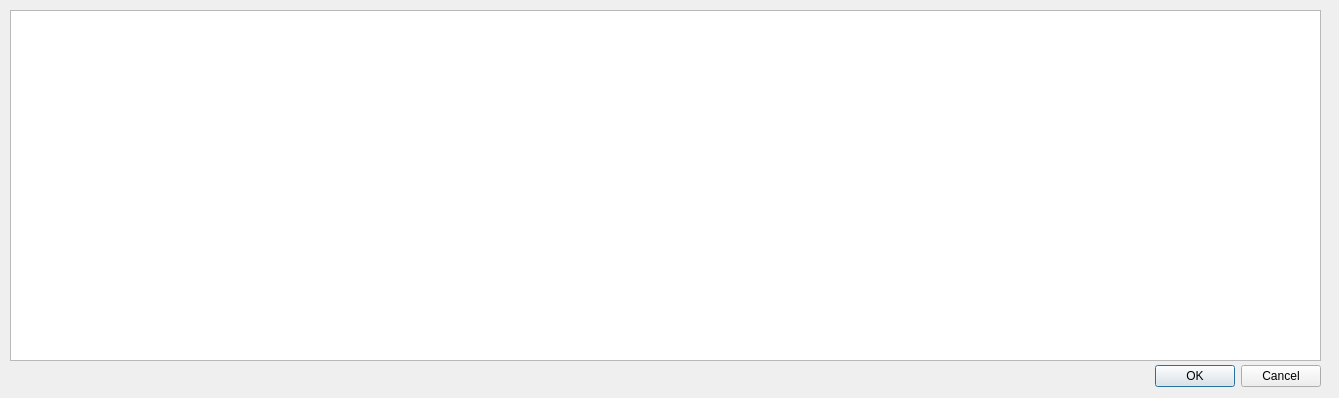
<?xml version="1.0" encoding="UTF-8"?>
<ui version="4.0">
 <class>routehistory</class>
 <widget class="QDialog" name="routehistory">
  <property name="geometry">
   <rect>
    <x>0</x>
    <y>0</y>
    <width>1339</width>
    <height>398</height>
   </rect>
  </property>
  <property name="windowTitle">
   <string>Dialog</string>
  </property>
  <widget class="QWidget" name="gridLayoutWidget">
   <property name="geometry">
    <rect>
     <x>10</x>
     <y>10</y>
     <width>1311</width>
     <height>351</height>
    </rect>
   </property>
   <layout class="QGridLayout" name="gridLayout">
    <item row="0" column="0">
     <widget class="QTableView" name="tableView"/>
    </item>
   </layout>
  </widget>
  <widget class="QDialogButtonBox" name="buttonBox">
   <property name="geometry">
    <rect>
     <x>980</x>
     <y>360</y>
     <width>341</width>
     <height>32</height>
    </rect>
   </property>
   <property name="orientation">
    <enum>Qt::Horizontal</enum>
   </property>
   <property name="standardButtons">
    <set>QDialogButtonBox::Cancel|QDialogButtonBox::Ok</set>
   </property>
  </widget>
 </widget>
 <resources/>
 <connections/>
</ui>
